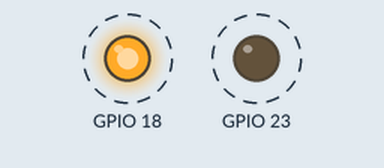
Recording of a program running on a simulated Raspberry Pi (BCM pin numbers). Shown: output pins drawn as LEDs (lit = HIGH). Dashed ring = blinking.

Above: at 0.05 s.
Timing chart, 0 to 3.0 s (numbered marks = the images above):
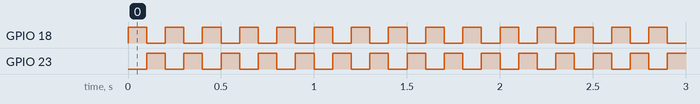

Measured:
- by itself, GPIO 18, GPIO 23: alternates HIGH for 0.10 s and LOW for 0.10 s

The program:

blinking_lumus.py
```python
import RPi.GPIO as GPIO
import time
GPIO.setmode(GPIO.BCM)
GPIO.setwarnings(False)
GPIO.setup(18, GPIO.OUT)
GPIO.setup(23, GPIO.OUT)

while True:
    GPIO.output(18, GPIO.HIGH)
    GPIO.output(23, GPIO.LOW)
    time.sleep(0.1)
    GPIO.output(18, GPIO.LOW)
    GPIO.output(23, GPIO.HIGH)
    time.sleep(0.1)
# GPIO.output(1, GPIO.HIGH)

# -> znak komenatrza
# time.sleep(10) -> poczekaj 10 sekund
# GPIO.output(1, GPIO.LOW) -> niski sygnał na pin 1
# GPIO.output(1, GPIO.HIGH) -> wysoki sygnał na pin 1

# while True:
    # -> pętla nieskończona
```
